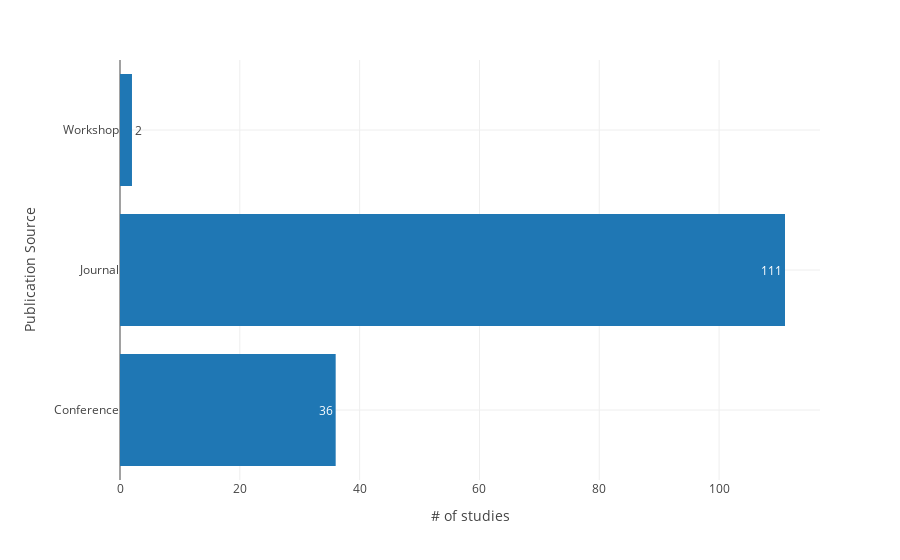

The code cell stored with this chart in its notebook:
### Code cell
df = df_quality.groupby(by=['Publication Source']).size().reset_index(name='# of studies')

fig = px.bar(data_frame = df, y='Publication Source', x='# of studies', text_auto=True)
fig.update_layout(margin={"l": 120})
fig.write_image('searchandstudyselectionvalidation/validation_journals_and_conferences.pdf', width=WIDTH, height=QUARTER_HEIGHT)
fig.show()

### Figure 1 — Plotly figure (JSON) as saved in the notebook; plotly's stock layout.template omitted (floating-point values rounded to 4 significant figures)
{"data": [{"alignmentgroup": "True", "hovertemplate": "# of studies=%{x}<br>Publication Source=%{y}<extra></extra>", "legendgroup": "", "marker": {"color": "#1F77B4", "pattern": {"shape": ""}}, "name": "", "offsetgroup": "", "orientation": "h", "showlegend": false, "textposition": "auto", "texttemplate": "%{x}", "type": "bar", "x": [36, 111, 2], "xaxis": "x", "y": ["Conference", "Journal", "Workshop"], "yaxis": "y"}], "layout": {"barmode": "relative", "legend": {"tracegroupgap": 0}, "margin": {"l": 120, "t": 60}, "xaxis": {"anchor": "y", "domain": [0, 1], "title": {"text": "# of studies"}}, "yaxis": {"anchor": "x", "domain": [0, 1], "title": {"text": "Publication Source"}}}}
